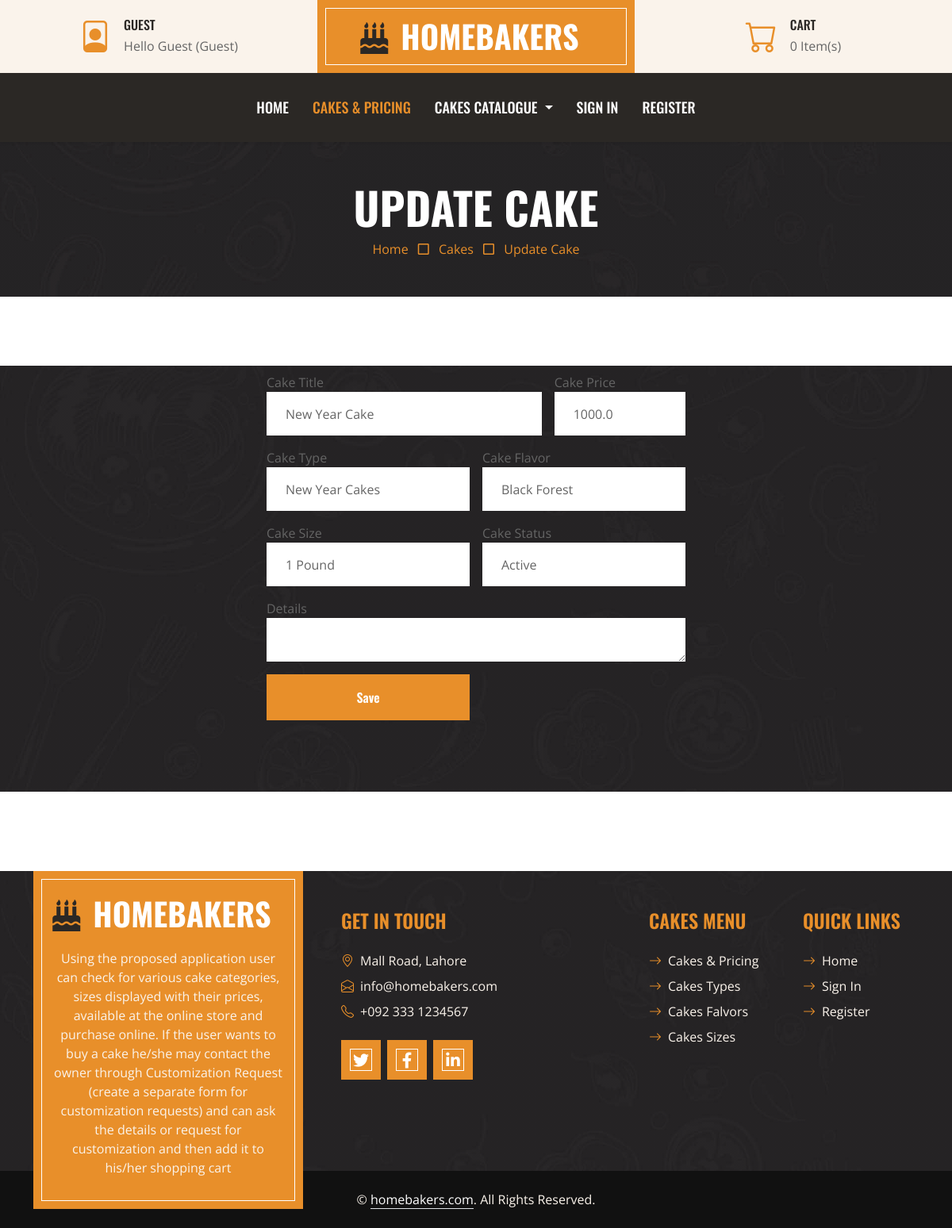
/update-cake/1, run on the app's committed database.
### homebaker/models.py (models this page shows, shortened)
class Cakes(db.Model):
        id=db.Column(db.Integer, primary_key=True)
        title = db.Column(db.String(50),nullable=False)
        ctype = db.Column(db.String(50),nullable=False)
        csize = db.Column(db.String(50),nullable=False)
        cflavor = db.Column(db.String(50),nullable=False)
        details = db.Column(db.Text,nullable=True)
        price = db.Column(db.Float,nullable=False, default=0.0)
        photo = db.Column(db.String(255),nullable=True, default='no-image.png')
        status = db.Column(db.String(20),nullable=True, default='Active')
        date_created = db.Column(db.DateTime, default=datetime.utcnow)
        cart=db.relationship('Carts',backref=db.backref('cakecart')) # PK -> FK (cart)
        item=db.relationship('Items',backref=db.backref('cakeitem')) # PK -> FK (Item)

### homebaker/routes.py (the view)
@app.route('/update-cake/<int:id>', methods=['GET','POST'])
def update_cake(id):
    userId=0
    cCount=0
    if current_user.is_authenticated:
        userId=format(current_user.id)
        carts=Carts.query.filter_by(customer_id=userId).all();
        for c in carts:
            cCount = cCount + c.qty
    page ='Cakes'
    sub_page='Update Cake'
    pgTitle=title+' | '+page
    record = Cakes.query.get_or_404(id)
    form = CakesForm()
    form.ctype.choices = [(t.title, t.title) for t in Types.query.order_by('title')]
    form.csize.choices = [(s.title, s.title) for s in Sizes.query.order_by('title')]
    form.cflavor.choices = [(f.title, f.title) for f in Flavors.query.order_by('title')]
    if form.validate_on_submit():
        record.title=form.title.data
        record.csize=form.csize.data
        record.cflavor=form.cflavor.data
        record.ctype=form.ctype.data
        record.price=form.price.data
        record.details=form.details.data
        record.status=form.status.data
        db.session.commit()
        flash(f'Cake Record updated with title {form.title.data}',category='success')
        return redirect(url_for('cakes'))
    else:
        form.status.default = record.status
        form.ctype.default = record.ctype
        form.csize.default = record.csize
        form.cflavor.default = record.cflavor
        form.details.default = record.details
        form.process()
    return render_template("cake-form.html",form=form,record=record, page= page, sub_page=sub_page,pgTitle=pgTitle,cCount=cCount)

### homebaker/forms.py
class CakesForm(FlaskForm):
    title = StringField(label="Cake Title  ",validators=[DataRequired(),Length(min=4,max=50)])
    price = DecimalField(label="Cake Price", validators=[DataRequired()])
    ctype = SelectField(label="Cake Type", validators=[DataRequired()]) #coerce=int,
    csize = SelectField(label="Cake Size", validators=[DataRequired()])
    cflavor = SelectField(label="Cake Flavor",validators=[DataRequired()])
    status = SelectField(label="Cake Status",choices=[('Active', 'Active'), ('In-Active', 'In-Active')],validators=[DataRequired()])
    details  = TextAreaField('Details')
    submit = SubmitField("Save")

### homebaker/templates/cake-form.html (shortened to what this page needs)
{% extends 'base.html' %}
{% block body %}
<div class="container-fluid bg-dark bg-img p-5">
    <div class="row">
        <div class="col-12 text-center">
            <h1 class="display-4 text-uppercase text-white">{% if sub_page %} {{sub_page}} {% else %} PAGE {% endif %}</h1>
            <a href="{{url_for('index')}}">Home</a>
            <i class="far fa-square text-primary px-2"></i>
            <a href="{{url_for('cakes')}}">{% if page %} {{page}} {% else %} Page {% endif %}</a>
            <i class="far fa-square text-primary px-2"></i>
            <a href="javascript:void(0)">{% if sub_page %} {{sub_page}} {% else %} Add {% endif %}</a>
        </div>
    </div>
</div>
<div class="container-fluid contact position-relative px-5" style="margin-bottom: 190px;">
    <div class="container">
        <div class="row g-5 p-5">
        </div>
        <div class="row justify-content-center">
            <div class="col-lg-6 mt-5">
                <form method="post" action="">
                    <div class="row g-3">
                        <div class="col-sm-8">
                            {{form.title.label()}}
                            {{form.title(class="form-control bg-light border-0 px-4", placeholder=form.title.label.text, value=record.title if record else '', style="height: 55px;")}}
                        </div>
                        <div class="col-sm-4">
                            {{form.price.label()}}
                            {{form.price(class="form-control bg-light border-0 px-4", placeholder=form.price.label.text, value=record.price if record else '0.0', style="height: 55px;")}}
                        </div>
                        <div class="col-sm-6">
                            {{form.ctype.label()}}
                            {{form.ctype(class="form-control bg-light border-0 px-4", style="height: 55px;")}}
                        </div>
                        <div class="col-sm-6">
                            {{form.cflavor.label()}}
                            {{form.cflavor(class="form-control bg-light border-0 px-4",  style="height: 55px;")}}
                        </div>
                        <div class="col-sm-6">
                            {{form.csize.label()}}
                            {{form.csize(class="form-control bg-light border-0 px-4", style="height: 55px;")}}
                        </div>
                        <div class="col-sm-6">
                            {{form.status.label()}}
                            {{form.status(class="form-control bg-light border-0 px-4", style="height: 55px;")}}
                        </div>
                        <div class="col-sm-12">
                            {{form.details.label()}}
                            {{form.details(class="form-control bg-light border-0 px-4", rows='3', style="height: 55px;")}}
                        </div>
                        <div class="col-sm-6">
                            {{form.submit(class="btn btn-primary border-inner w-100 py-3")}}
                        </div>
                    </div>
                </form>
            </div>
        </div>
    </div>
</div>
{% endblock %}

### homebaker/static/css/style.css (style rules this page uses)
:root { --primary: #E88F2A; --secondary: #FAF3EB; --light: #FFFFFF; --dark: #2B2825; }
h1, h2, .font-weight-bold { font-weight: 700 !important; }
.btn { font-family: 'Oswald', sans-serif; font-weight: 600; transition: .5s; }
.btn-primary { color: #FFFFFF; }
.border-inner { position: relative; }
.border-inner::before { position: absolute; content: ""; top: 10px; right: 10px; bottom: 10px; left: 10px; background: none; border: 1px solid var(--light); z-index: 0; }
.service::after, .contact::after { position: absolute; content: ""; width: 100%; height: calc(100% - 45px); top: 135px; left: 0; background: linear-gradient(rgba(43, 40, 37, .9), rgba(43, 40, 37, .9)), url(../img/service.jpg) center center no-repeat; background-size: cover; z-index: -1; }
.contact::after { background: linear-gradient(rgba(43, 40, 37, .5), rgba(43, 40, 37, .5)), url(../img/bg.jpg) center center no-repeat; background-size: cover; }
.bg-img { background: linear-gradient(rgba(43, 40, 37, .5), rgba(43, 40, 37, .5)), url(../img/bg.jpg) center center no-repeat; background-size: cover; }

### data on the page
Cakes: title "New Year Cake", price "1000.0", ctype "New Year Cakes", cflavor "Black Forest", csize "1 Pound", status "Active"

### other printed values
{{ current_user.loginid if current_user.is_authenticated else 'Guest' }} "GUEST"
{{ current_user.name if current_user.is_authenticated else 'Guest' }} "Guest"
{{ current_user.utype if current_user.is_authenticated else 'Guest' }} "Guest"
{{ cCount }} "0"
{{ sub_page }} "UPDATE CAKE"
{{ page }} "Cakes"
{{ sub_page }} "Update Cake"
